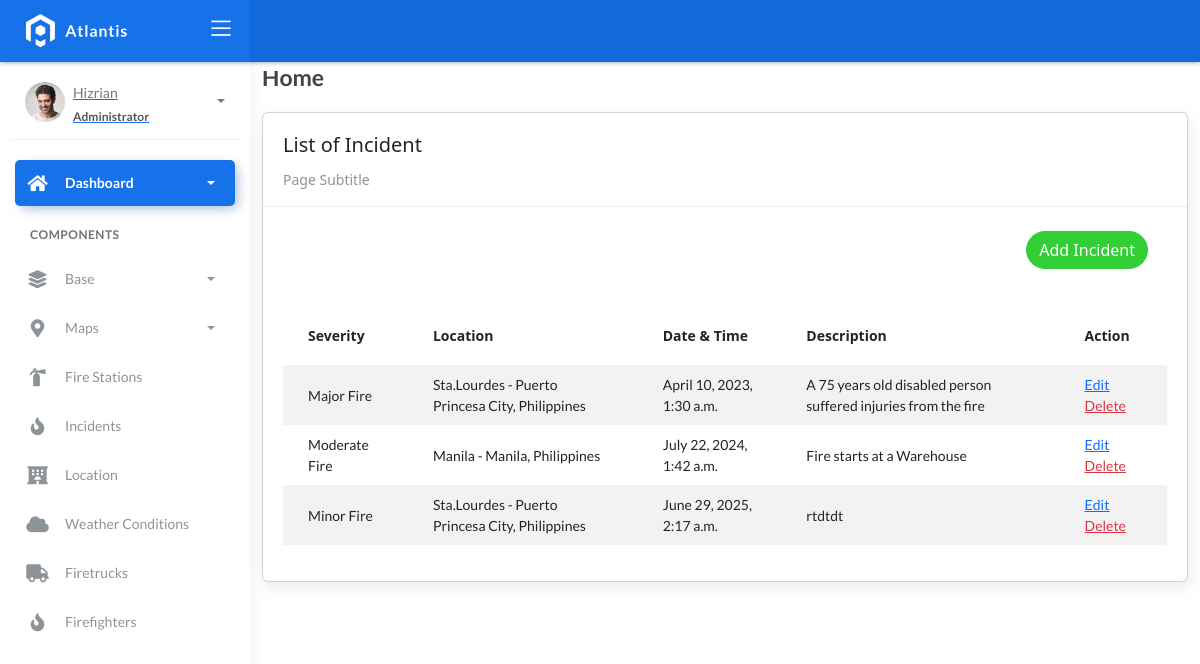
Page /incident_list on the earlier database version.
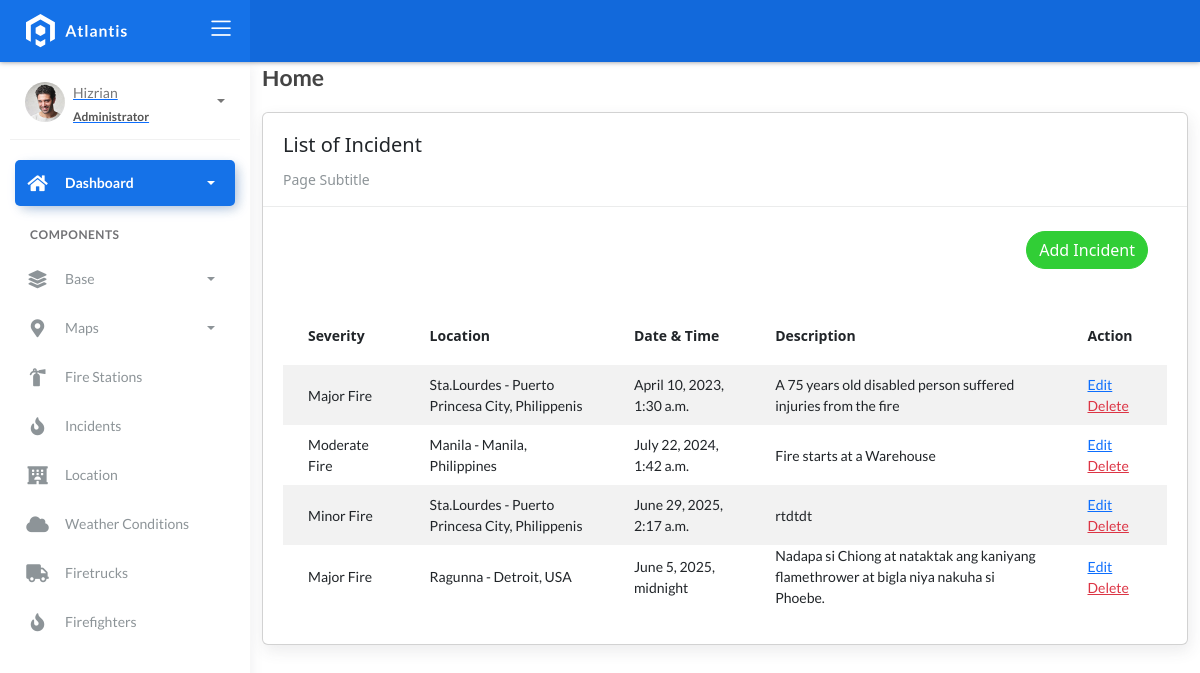
Same page on the later database version.
### fire/models.py (models this page shows)
class BaseModel(models.Model):
    created_at = models.DateTimeField(auto_now_add=True, db_index=True)
    updated_at = models.DateTimeField(auto_now=True)
    class Meta:
        abstract = True

class Incident(BaseModel):
    SEVERITY_CHOICES = (
        ('Minor Fire', 'Minor Fire'),
        ('Moderate Fire', 'Moderate Fire'),
        ('Major Fire', 'Major Fire'),
    )
    location = models.ForeignKey(Locations, on_delete=models.CASCADE)
    date_time = models.DateTimeField(blank=True, null=True)
    severity_level = models.CharField(max_length=45, choices=SEVERITY_CHOICES)
    description = models.CharField(max_length=250)

class Locations(BaseModel):
    name = models.CharField(max_length=150)
    latitude = models.DecimalField(
        max_digits=22, decimal_places=16, null=True, blank=True)
    longitude = models.DecimalField(
        max_digits=22, decimal_places=16, null=True, blank=True)
    address = models.CharField(max_length=150)
    city = models.CharField(max_length=150)  # can be in separate table
    country = models.CharField(max_length=150)  # can be in separate table
    def __str__(self):
        return f"{self.name} - {self.city}, {self.country}"

### fire/views.py (the view)
# urls.py: path('incident_list', IncidentList.as_view(), name='incident-list'),
class IncidentList(ListView):
    model = Incident
    context_object_name = 'incident'
    template_name = 'incident_list.html'
    paginate_by = 5

### templates/incident_list.html (shortened to what this page needs)
{% extends 'base.html' %}{% load static %}{% block content %}
<div class="content">
    <div class="container-fluid">
        <h4 class="page-title">Home</h4>
        <div class="row">
            <div class="col-md-12">
                <div class="card">
                    <div class="card-header">
                        <div class="card-title">List of Incident</div>
                        <div class="card-category">Page Subtitle</div>
                    </div>
                    <br />
                        <div class="col-md-12 row">
                            <div class="col-md-12">
                                <div class="pull-right">
                                    <a href="{% url 'incident-add' %}" class="btn btn-success btn-rounded"> Add Incident</a>
                                </div>
                            </div>
                        </div>
                    <div class="card-body">
                        <table class="table table-striped mt-3">
                            <thead>
                                <tr>
                                    <th scope="col">Severity</th>
                                    <th scope="col">Location</th>
                                    <th scope="col">Date & Time</th>
                                    <th scope="col">Description</th>
                                    <th scope="col">Action</th>
                                </tr>
                            </thead>
                            <tbody>
                                {% for object in object_list %}
                                    <tr>
                                        <td>{{ object.severity_level }}</td>
                                        <td>{{ object.location }}</td>
                                        <td>{{ object.date_time }}</td>
                                        <td>{{ object.description }}</td>
                                        <td>
                                            <a href="incident_list/{{ object.id }}">Edit</a>
                                            <a href="incident_list/{{ object.id }}/delete" class="text-danger">Delete</a>
                                        </td>
                                    </tr>
                                {% endfor %}
                            </tbody>
                        </table>
                    </div>
                </div>
            </div>
        </div>
    </div>
</div>
{% endblock %}

Differences in the rows shown:
changed through a linked row, Incident "April 10, 2023, 1:30 a.m.": location "Sta.Lourdes - Puerto Princesa City, Philippines" → "Sta.Lourdes - Puerto Princesa City, Philippenis"
changed through a linked row, Incident "Minor Fire": location "Sta.Lourdes - Puerto Princesa City, Philippines" → "Sta.Lourdes - Puerto Princesa City, Philippenis"
added Incident: severity_level "Major Fire", location "Ragunna - Detroit, USA", date_time "June 5, 2025, midnight", description "Nadapa si Chiong at nataktak ang kaniyang flamethrower at bigla niya nakuha si Phoebe."
